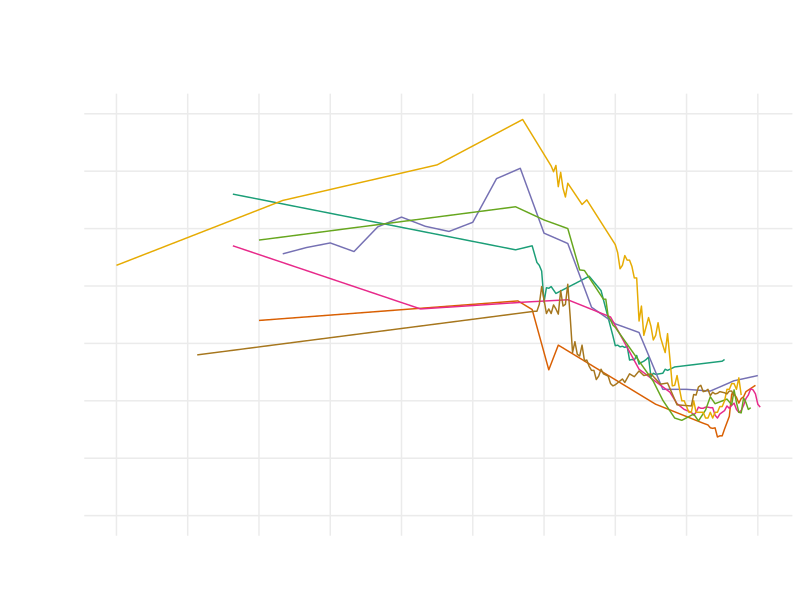

Write R code to recreate this figure. (Note: this script raises an error after producing the figure.)
require(shape)
library(tidyverse)
library(lubridate)
library(openxlsx)
library(readxl)

wealth_share <- read_excel("capitalism/top_1percent_wealth_share.xlsx")

COL <- c("#7fc97f", "#beaed4", "#fdc086", "#ffff99", "#386cb0", "#f0027f", "#bf5b17", "#666666")
COLA <- c("#e0f3db", "#99d8c9","#66c2a4","#41ae76", "#238b45", "#005824", "#f0027f")
COLB <- c("#c6dbef", "#4eb3d3", "#2b8cbe", "#0868ac","#084081", "#9e9ac8","#f0027f")
COLC <- c("#fcfbfd", "#efedf5", "#dadaeb", "#bcbddc", "#9e9ac8", "#807dba", "#6a51a3", "#54278f", "#3f007d")
COLD <- c("#DA3030","#41ae76","#F7DE04", "#4eb3d3","#AE82FF","#386cb0","#F48318","#41ae76","#6a51a3", "#DA3030")

#Cleaning the wealth share data. Source: CORE
wealth_share_gathered <- wealth_share %>% 
  gather(Country, Wealth_share, c("Denmark", "Finland", "France", "Norway", "Sweden", "United Kingdom", "United States") )

wealth_share1 <- wealth_share_gathered[-c(1, 69, 137, 205, 273, 341, 409), ] 

wealth_share2 <- wealth_share1 %>%
  mutate(Year = ifelse(Country == "Denmark", ...1, ifelse(Country == "Finland", ...3, ifelse(Country == "France", ...5, ifelse(Country == "Norway", ...7, ifelse(Country == "Sweden", ...9, ifelse(Country == "United Kingdom", ...11, ifelse(Country == "United States", ...13, NA))))))))

wealth_share2$Wealth_share = as.numeric(as.character(wealth_share2$Wealth_share))

wealth_share3 <- wealth_share2 %>%
  select(-c("...1", "...3", "...5", "...7", "...9", "...11", "...13")) %>%
  filter(!is.na(Year)) %>%
  mutate(wealth_share = (Wealth_share)/100)

#Brackets 
bracketsGrob <- function(...){
  l <- list(...)
  e <- new.env()
  e$l <- l
  grid:::recordGrob(  {
    do.call(grid.brackets, l)
  }, e)
}


b1 <- bracketsGrob(0.01, 0.82, 0.445, 0.82, h=0.05, lwd=2, col="black")
b2 <- bracketsGrob(0.449, .82, 0.99, .82, h=0.05,  lwd=2, col="black")

#Plotting the data 
wealth_share_plot <- ggplot(wealth_share3, aes(x = Year, y = wealth_share, group = Country, color = Country)) +
  geom_line() +
  #geom_line(aes(linetype = Country)) + #if we differentiate the lines without color
  labs(y = "Wealth Share of the Top 1%", color = "Country") + 
  scale_y_continuous(breaks = seq(0, 0.7, by = 0.1), labels = scales::percent_format(accuracy = 1), limits = c(0,0.7)) +
  scale_x_continuous(breaks = seq(1740, 2010, by = 30)) +
  scale_color_brewer(palette = "Dark2") +
  theme_bw() + 
  theme(panel.grid.minor = element_blank(),
        legend.position = "top", 
        legend.title = element_blank(),
        legend.text = element_text(size = 14),
        axis.title.y = element_text(size = 20, vjust = 1),
        #legend.text = element_text(size = 11),
        axis.text.x = element_text(size = 14, color = "black"),
        axis.text.y = element_text(size = 14, color = "black"),  
        axis.title.x = element_text(size = 20, vjust = -0.5)) +
        annotation_custom(b1) + 
        annotation_custom(b2) 

#print(wealth_share_plot)

#Save plot to PDF
ggsave(wealth_share_plot, filename = "wealth_share_top_1percent.pdf", 
       path = "capitalism",
       width = 8, height = 6, units = "in")


# dev.off()
